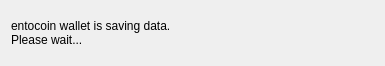
<?xml version="1.0" encoding="UTF-8"?>
<ui version="4.0">
 <class>ExitWidget</class>
 <widget class="QWidget" name="ExitWidget">
  <property name="geometry">
   <rect>
    <x>0</x>
    <y>0</y>
    <width>385</width>
    <height>66</height>
   </rect>
  </property>
  <property name="windowTitle">
   <string>Saving data</string>
  </property>
  <layout class="QVBoxLayout" name="verticalLayout">
   <item>
    <widget class="QLabel" name="label">
     <property name="text">
      <string>entocoin wallet is saving data.
Please wait...</string>
     </property>
    </widget>
   </item>
  </layout>
 </widget>
 <resources/>
 <connections/>
</ui>
